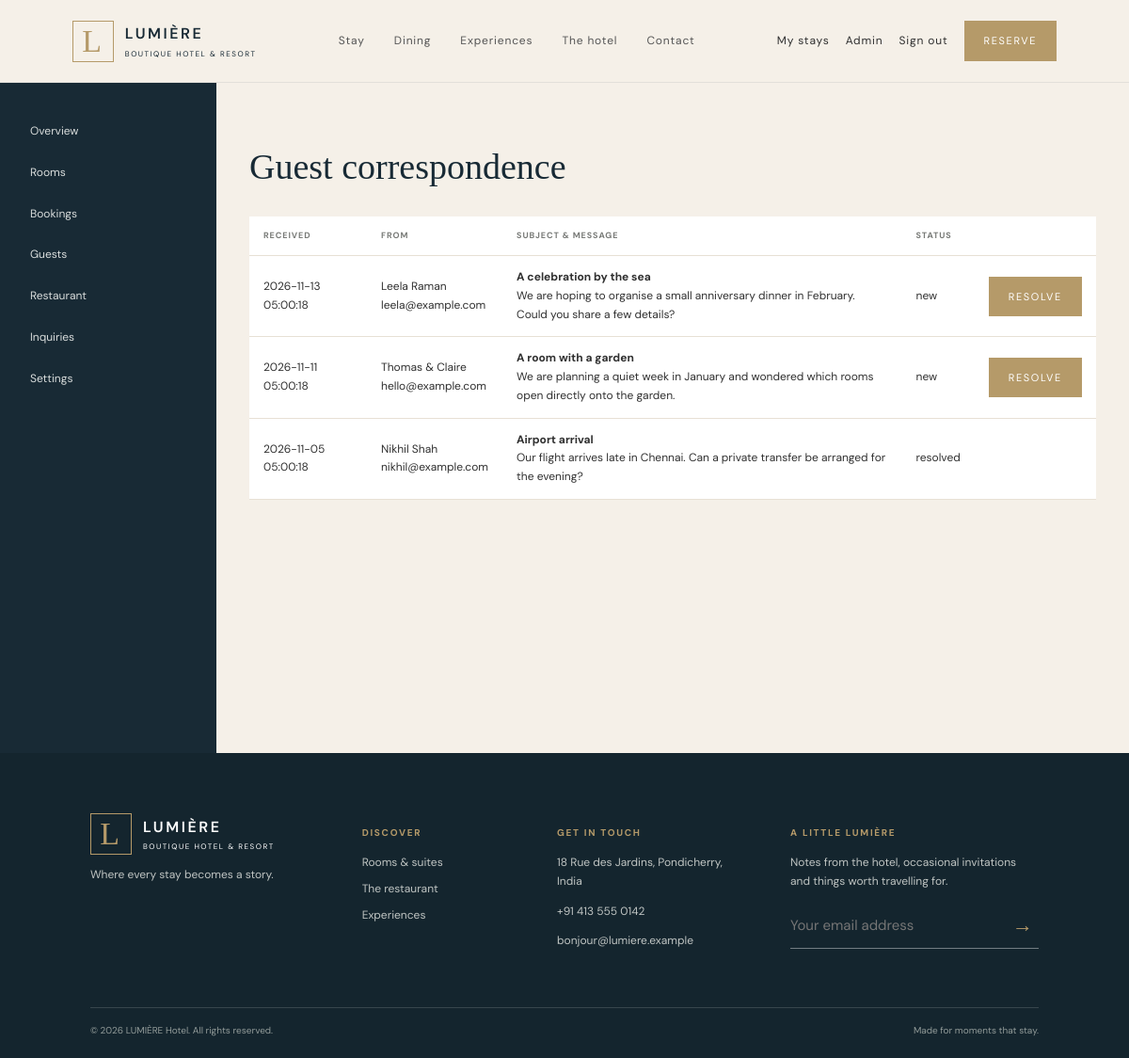
Page /admin/inquiries.php (signed in) on the committed database.
### tables this page shows
CREATE TABLE inquiries (
 inquiry_id INT UNSIGNED AUTO_INCREMENT PRIMARY KEY,
 name VARCHAR(120) NOT NULL,
 email VARCHAR(190) NOT NULL,
 subject VARCHAR(180) NOT NULL,
 message TEXT NOT NULL,
 status ENUM('new','resolved') NOT NULL DEFAULT 'new',
 created_at TIMESTAMP NOT NULL DEFAULT CURRENT_TIMESTAMP,
 INDEX idx_inquiry_status_created(status,created_at)
);

### config/database.php (called while the page is built, shortened)
<?php
function e(mixed $value): string { return htmlspecialchars((string)$value, ENT_QUOTES, 'UTF-8'); }

### admin/inquiries.php (the view)
<?php
require_once __DIR__.'/_layout.php';if($_SERVER['REQUEST_METHOD']==='POST'){csrf_check();$s=$pdo->prepare("UPDATE inquiries SET status='resolved' WHERE inquiry_id=?");$s->execute([(int)$_POST['id']]);flash('success','Inquiry marked resolved.');redirect('inquiries.php');}$items=$pdo->query('SELECT * FROM inquiries ORDER BY created_at DESC')->fetchAll();admin_start('Guest correspondence');?><table class="data-table"><thead><tr><th>Received</th><th>From</th><th>Subject & message</th><th>Status</th><th></th></tr></thead><tbody><?php foreach($items as $i): ?><tr><td><?= e($i['created_at']) ?></td><td><?= e($i['name']) ?><br><?= e($i['email']) ?></td><td><strong><?= e($i['subject']) ?></strong><br><?= nl2br(e($i['message'])) ?></td><td><?= e($i['status']) ?></td><td><?php if($i['status']!=='resolved'): ?><form method="post"><input type="hidden" name="csrf" value="<?= e(csrf_token()) ?>"><input type="hidden" name="id" value="<?= (int)$i['inquiry_id'] ?>"><button class="button button-small">Resolve</button></form><?php endif; ?></td></tr><?php endforeach; ?></tbody></table><?php admin_end(); ?>

### assets/css/style.css (style rules this page uses)
:root { --ivory:#f5f0e8;--navy:#182a35;--gold:#b59a69;--ink:#303030;--muted:#787a77;--line:#e7e0d5;--white:#fff;--serif:'Playfair Display',Georgia,serif;--sans:'DM Sans',Arial,sans-serif }
* { box-sizing:border-box }
html { scroll-behavior:smooth }
body { margin:0;background:var(--ivory);color:var(--ink);font:15px/1.65 var(--sans) }
button,input,select,textarea { font:inherit }
.button { display:inline-flex;align-items:center;justify-content:center;background:var(--gold);color:#fff;padding:14px 25px;border:1px solid var(--gold);font-size:11px;text-transform:uppercase;letter-spacing:.15em;transition:.25s;cursor:pointer }
.button-small { padding:11px 20px }
.data-table { width:100%;border-collapse:collapse;background:white }
.data-table th,.data-table td { text-align:left;border-bottom:1px solid var(--line);padding:13px 15px;font-size:12px }
.data-table th { text-transform:uppercase;letter-spacing:.1em;font-size:9px;color:var(--muted) }

### rows in the picture
inquiries: created_at "2026-11-13 05:00:18", name "Leela Raman", email "leela@example.com", subject "A celebration by the sea", message "We are hoping to organise a small anniversary dinner in February. Could you share a few details?", status "new"
inquiries: created_at "2026-11-11 05:00:18", name "Thomas & Claire", email "hello@example.com", subject "A room with a garden", message "We are planning a quiet week in January and wondered which rooms open directly onto the garden.", status "new"
inquiries: created_at "2026-11-05 05:00:18", name "Nikhil Shah", email "nikhil@example.com", subject "Airport arrival", message "Our flight arrives late in Chennai. Can a private transfer be arranged for the evening?", status "resolved"

### other values in the picture
$title "Guest correspondence"
